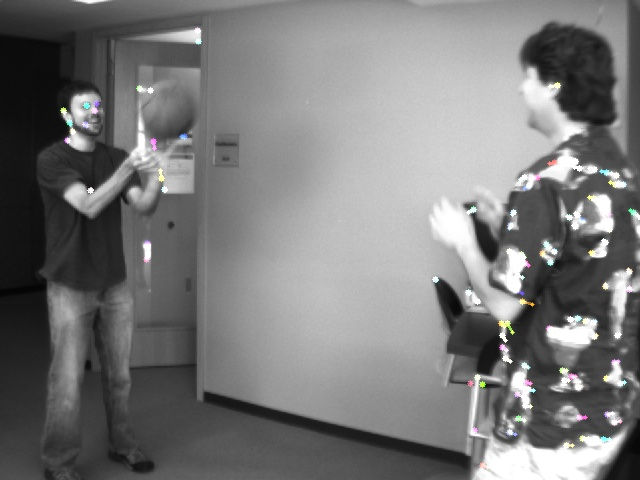
#> input picture flow1.jpg, 640 x 480 px
$ python LucasKanadePyramid.py flow1.jpg flow16.jpg 3
#> lines starting #> are read from the running program, lines starting #| are printed output that depends on the picture
import numpy as np
import cv2
from PIL import Image
import sys
import os

# cap = cv2.VideoCapture('slow.flv')

# get 2 pics from command line
numArgs = sys.argv.__len__()
if numArgs != 4:
    print("Wrong number of command line arguments. LucasKanade.py expects 3 command line args")
    print("Usage: python3 LucasKanade.py /path/to/pic1 /path/to/pic2 downsizeFactor")
    exit(1)

images = []
imagesLowRes = []
downscaleFactor = int(sys.argv[3])
for x in range(1, numArgs-1):
    filePath = sys.argv[x]
    # get the file name for saving later
    # file = os.path.basename(filePath)
    image = cv2.imread(filePath)
#> image is the input picture: shape (480, 640, 3); mean B, G, R 120.7, 120.8, 120.8
    height, width, channels = image.shape
#> height = 480; width = 640; channels = 3
    lowRes = cv2.resize(src=image, dsize=(int(width/downscaleFactor), int(height/downscaleFactor)), interpolation=cv2.INTER_AREA)
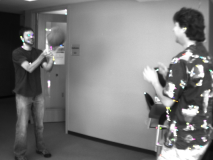
#> lowRes: shape (160, 213, 3); mean B, G, R 120.7, 120.8, 120.8
    lowRes = cv2.resize(src=lowRes, dsize=(int(width), int(height)), interpolation=cv2.INTER_AREA)
#> lowRes: shape (480, 640, 3)

    imagesLowRes.append(lowRes)
#> pass 2 of the loop `for x in range(1, numArgs-1):`:
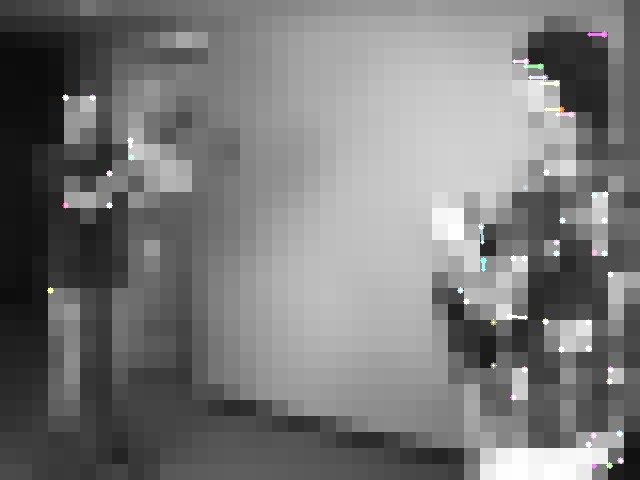
#> input picture flow16.jpg, 640 x 480 px
#> image is the input picture: shape (480, 640, 3); mean B, G, R 120.5, 120.4, 120.5
#> `lowRes = cv2.resize(src=image, dsize=(int(width/downscaleFactor), int(..`:
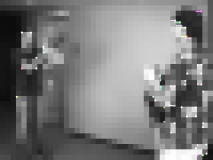
#> lowRes: shape (160, 213, 3); mean B, G, R 120.5, 120.4, 120.5
    # images.append(image)


# params for ShiTomasi corner detection
feature_params = dict( maxCorners = 100,
                       qualityLevel = 0.3,
                       minDistance = 7,
                       blockSize = 7 )

# Parameters for lucas kanade optical flow
lk_params = dict( winSize  = (15,15),
                  maxLevel = 2,
                  criteria = (cv2.TERM_CRITERIA_EPS | cv2.TERM_CRITERIA_COUNT, 10, 0.03))

# Create some random colors
color = np.random.randint(0,255,(100,3))

# Take first frame and find corners in it
old_frame = imagesLowRes[0]
old_gray = cv2.cvtColor(old_frame, cv2.COLOR_BGR2GRAY)
p0 = cv2.goodFeaturesToTrack(old_gray, mask = None, **feature_params)
#> p0 = 58 rows, first 8: [62, 110], [595, 336], [513, 212], [606, 378], [616, 362], [550, 264], [505, 341], [65, 140]

# Create a mask image for drawing purposes
lines = np.zeros_like(old_frame)
circles = np.zeros_like(old_frame)


radius = 2
#masks = [];
frame = None
for im in imagesLowRes:
    # get the nex frame
    frame = im
    # make frame grey scale
    frame_gray = cv2.cvtColor(frame, cv2.COLOR_BGR2GRAY)

    # calculate optical flow
    p1, st, err = cv2.calcOpticalFlowPyrLK(old_gray, frame_gray, p0, None, **lk_params)

    # Select good points
    good_new = p1[st==1]
    good_old = p0[st==1]

    # draw the tracks
    for i,(new,old) in enumerate(zip(good_new,good_old)):
        a,b = new.ravel()
        c,d = old.ravel()
        lines = cv2.line(lines, (a,b),(c,d), color[i].tolist(), 2)
        circles = cv2.circle(circles,(a,b),radius,color[i].tolist(),-1)
    #img = cv2.add(frame,mask)

    radius += 1
    #cv2.imshow('frame',img)
    k = cv2.waitKey(30) & 0xff
    if k == 27:
        break

    # Now update the previous frame and previous points
    old_gray = frame_gray.copy()
    p0 = good_new.reshape(-1,1,2)
#> this loop made 1 pass; (key Esc is pressed on pass 1)
#> radius on pass 1: 3
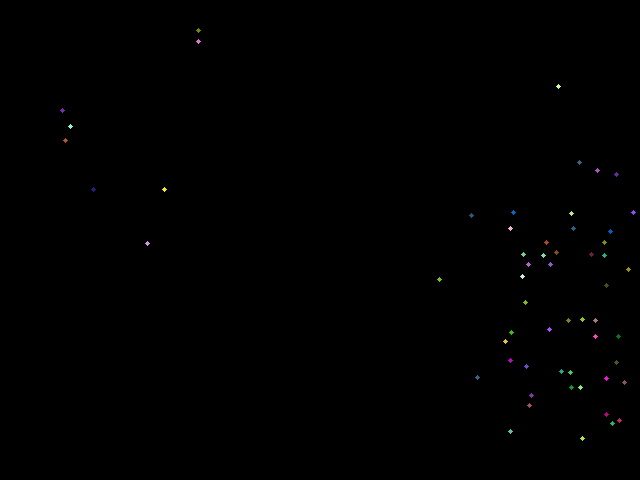
#> circles: shape (480, 640, 3); mean B, G, R 0.3, 0.3, 0.3
#> after the loop, radius = 3


# for mask in masks:
#    cv2.add(frame,mask)
img = cv2.add(frame,lines)
img = cv2.add(img,circles)
# scale up for presentation
#lowRes = cv2.resize(src=img, dsize=(int(width), int(height)), interpolation=cv2.INTER_CUBIC)
cv2.imwrite('flow.jpg',img)
cv2.imshow('frame',frame)
input("Press Enter to continue...")
# cv2.destroyAllWindows()
